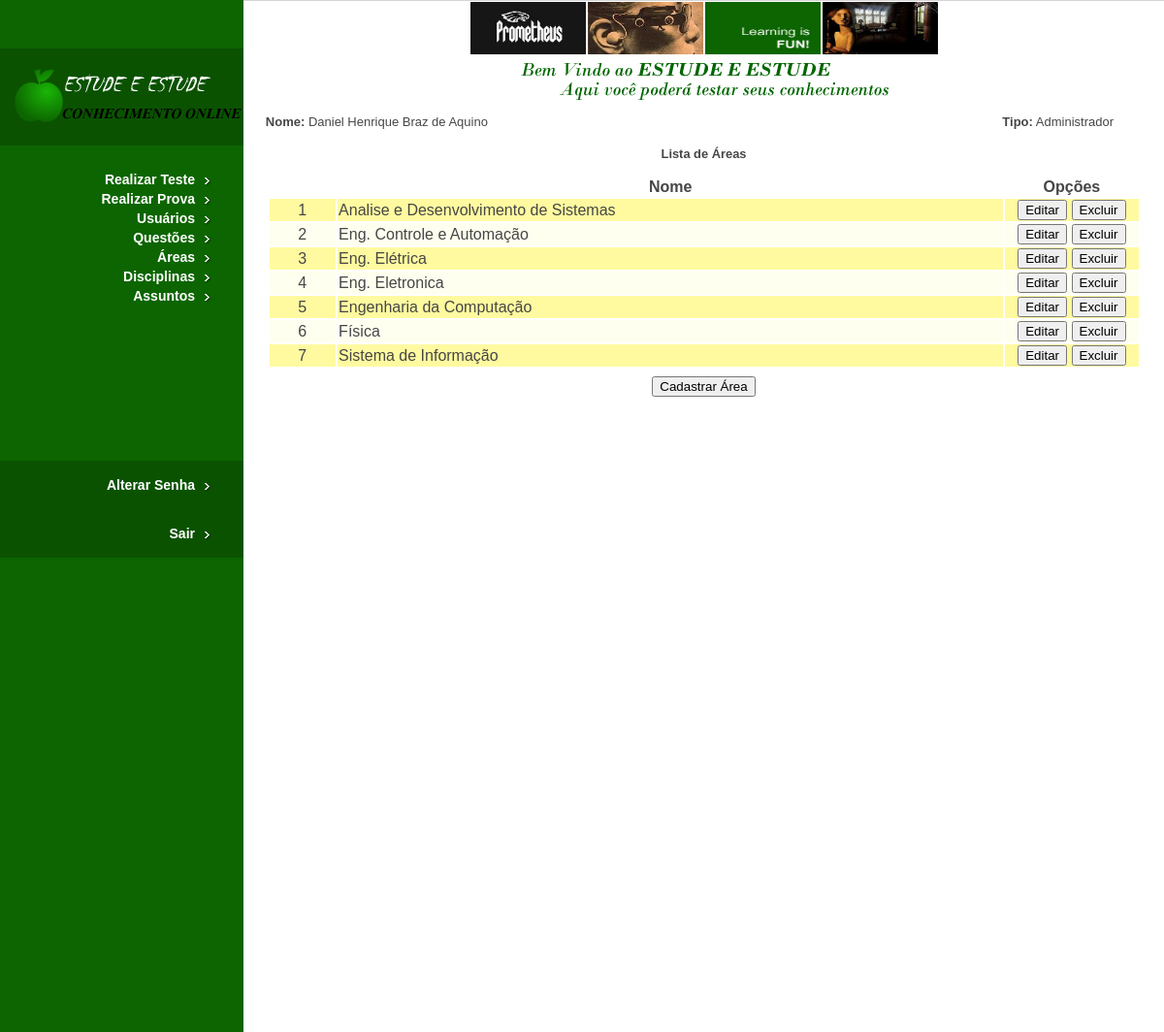
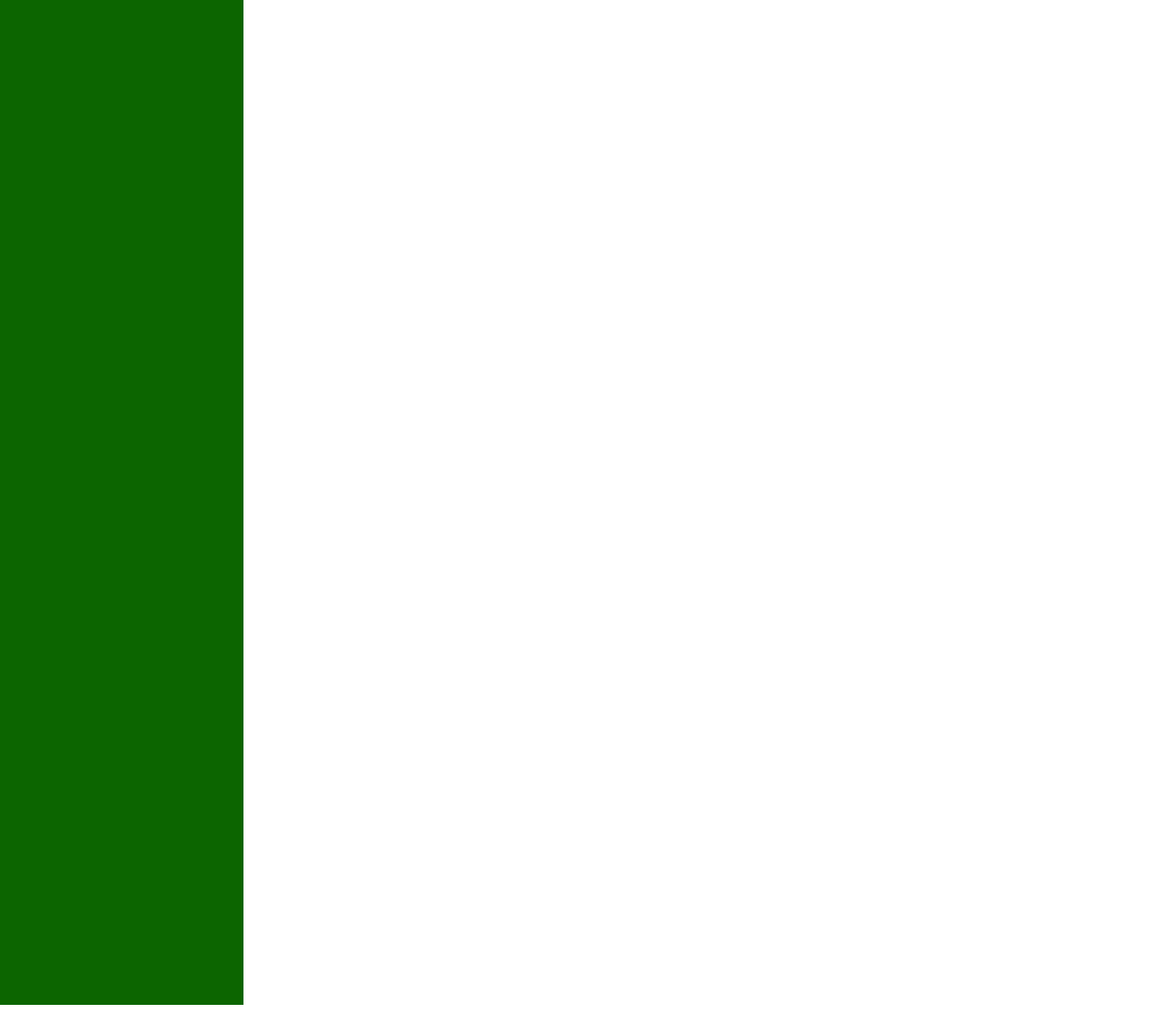
The page /sistema_daniel_joelton/area_lista.php (signed in) on the database its author committed (2 pictures, top to bottom).
### tables this page shows
CREATE TABLE IF NOT EXISTS `area` (
  `codigo` int(11) NOT NULL AUTO_INCREMENT,
  `login_administrador` varchar(25) DEFAULT NULL,
  `nome` varchar(50) NOT NULL,
  `data` date NOT NULL,
  `hora` time NOT NULL,
  PRIMARY KEY (`codigo`),
  UNIQUE KEY `nome` (`nome`),
  KEY `login_administrador` (`login_administrador`)
);

### sistema_daniel_joelton/area_lista.php (the view, shortened to what this page needs)
<?php
if (isset($_SESSION['logado']) &&($_SESSION['logado'] == 1)){
	?>
<html>
<head>
<link href="css/style.css" rel="stylesheet" type="text/css" />
</head>
<body>
<div id="leftMain"><a href="home.php"><img src="images/logo.png"
	alt="Estude e Estude" border="0" /></a>
<div id="navbar">
<ul>
<?php
echo '<li><a href="teste_questao.php">Realizar Teste</a></li>';
echo '<li><a href="prova_gerar.php">Realizar Prova</a></li>';
if($_SESSION['logado'] == 1)
{
	echo '<li><a href="usuario_lista.php">Usuários</a></li>';
}
if($_SESSION['logado'] != 3)
{
	echo '<li><a href="questao_lista.php">Questões</a></li>';
}
if($_SESSION['logado'] == 1)
{
	echo '<li><a href="area_lista.php">Áreas</a></li>';
	echo '<li><a href="disciplina_lista.php">Disciplinas</a></li>';
	echo '<li><a href="assunto_lista.php">Assuntos</a></li>';
}
?>
</ul>
</div>
<div id="navbarAlt">
<ul>
	<li><a href="senha.php">Alterar Senha</a></li>
</ul>
<ul>
	<li><a href="logout.php">Sair</a></li>
</ul>
</div>
</div>
<div id="mainphotos">
<center><img src="images/picture1.jpg" alt="Photo 1" width="119"
	height="54" /><img src="images/picture2.jpg" alt="Photo 2" width="119"
	height="54" /><img src="images/learning-is-fun.gif"
	alt="Learning is Fun" width="119" height="54" /><img
	src="images/picture3.jpg" alt="Photo 3" width="119" height="54" /></center>
<center><img src="images/welcome.png" alt="Welcome" /></center>
<table width="900px">
	<tr align="left">
		<td width="2%"></td>
		<td align="left"><font size=2><?php
		echo '<b>Nome:</b> ' . $_SESSION["nome"];
		?></font></td>
		<td align="right"><font size=2><?php
		if($_SESSION['logado'] == 1) $tipo_usuario = 'Administrador';
		echo '<b>Tipo:</b> ' . $tipo_usuario;
		?></font></td>
	</tr>
</table>
<center>
<h3>Lista de Áreas</h3>
</center>
<form name="form1" method="POST" action="area_editar.php">
<table border="0" align="center" width="900px">
<?php
$sql = "SELECT nome,codigo FROM area ORDER BY nome";
$tabela = mysql_query($sql);
	?>
	<tr>
		<td width="5%"></td>
		<td width="50%">
		<center><b>Nome</b></center>
		</td>
		<td width="10%">
		<center><b>Opções</b></center>
		</td>
	</tr>
	<?php
	$color = '#FFFFF';
	$count = 0;
	while($dados = mysql_fetch_row($tabela)){
		$codigo = $dados[1];
		$nome = $dados[0];
		$count++;
		if (strcmp($color,'#FFFFF') != 0)
		{
			$color = '#FFFFF';
		}
		else
		{
			$color = '#FFFAA';
		}
		?>
	<tr bgcolor="<?php echo $color?>">
		<td width="5%" align="center"><?php echo $count?></td>
		<td align="left"><?php echo $nome?></td>
		<td align="center"><input type="button" value="Editar"
			onclick="location.href ='area_editar.php?codigo=<?php echo $codigo?>'">
		<input type="button" value="Excluir"
			onclick="location.href ='area_excluir.php?codigo=<?php echo $codigo?>'">
		</td>
	</tr>
	<?php
	}
	?>
	<tr>
		<td colspan="3" height="5"></td>
	</tr>
	<tr>
		<td colspan="3" align="center"><input type="submit"
			value="Cadastrar Área"></td>
</table>
</form>
</div>
</body>
</html>
	<?php
}
else{
	header("Location: home.php");
	exit;
}
?>

### sistema_daniel_joelton/css/style.css (style rules this page uses)
html, body { height:250%; }
body { font-family: Verdana, Arial, Helvetica, sans-serif; font-size: 11px; color: #464646; text-decoration: none; background-color: #FFFFFF; margin:0; padding:0; }
#leftMain { display:block; float:left; width:251px; height:100%; background:#0c6500; padding:50px 0; }
#mainphotos { width:1200px; border-top:1px solid #D4D4D4; }
#mainphotos img { padding:1px; border:0; }
div#navbar { width: 251px; display:block; float:left; padding-top:25px; }
div#navbar ul { margin:0; padding:0; }
div#navbar li { list-style-type:none; display:block; float:right; width:251px; height:20px; background-image: url(../images/bg-nav.gif); background-repeat: no-repeat; text-align:right; }
div#navbar li a { display:block; float:left; width:201px; height:20px; text-decoration: none; margin:0; padding:0; color: #FFFFFF; font-family: Arial, Helvetica, sans-serif; font-size: 14px; font-weight:bold; line-height:20px; padding-right:51px; }
div#navbar li a:link { color: #FFFFFF: }
div#navbarAlt { width: 251px; display:block; float:left; padding-top:160px; }
div#navbarAlt ul { margin:0; padding:0; }
div#navbarAlt li { list-style-type:none; display:block; float:right; width:251px; height:50px; background-image: url(../images/bg-nav-alt.gif); background-repeat: no-repeat; text-align:right; }
div#navbarAlt li a { display:block; float:left; width:201px; height:50px; text-decoration: none; margin:0; padding:0; color: #FFFFFF; font-family: Arial, Helvetica, sans-serif; font-size: 14px; font-weight:bold; line-height:50px; padding-right:51px; }
div#navbarAlt li a:link { color: #FFFFFF: }
#special-box-left p, ul { padding:8px 8px 3px 8px; margin:0; }
#special-box-right p, ul { padding:8px 8px 3px 8px; margin:0; }
h1, h2, h3, h4, h5, h6 { margin: 15px 0; }
ul, ol { margin: 15px 0 0 15px; }
a, a:visited { color:#0c6500; text-decoration:underline; font-weight:bold; }

### rows shown on the page
area: nome "Analise e Desenvolvimento de Sistemas"
area: nome "Eng. Controle e Automação"
area: nome "Eng. Elétrica"
area: nome "Eng. Eletronica"
area: nome "Engenharia da Computação"
area: nome "Física"
area: nome "Sistema de Informação"

### other values the page prints
$_SESSION["nome"] "Daniel Henrique Braz de Aquino"
$tipo_usuario "Administrador"
